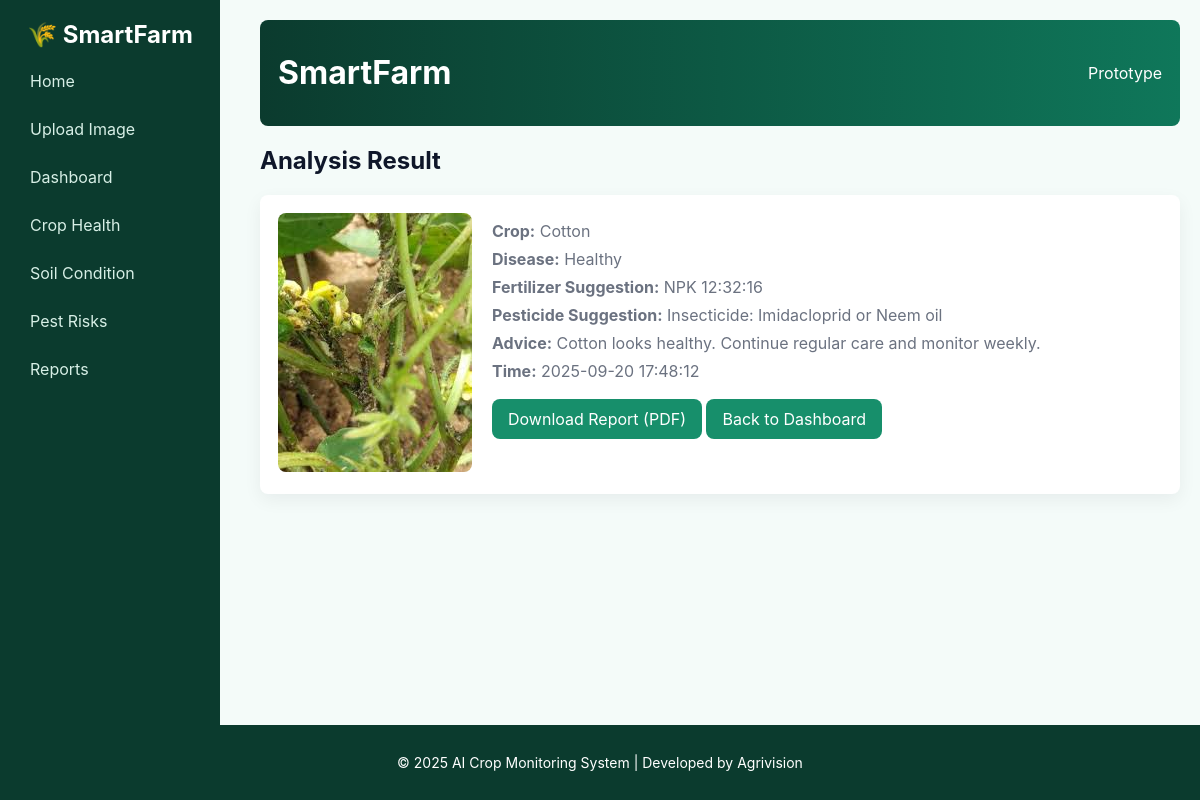
The page /result/1 on the database its author committed.
### tables this page shows
CREATE TABLE uploads (
                id INTEGER PRIMARY KEY AUTOINCREMENT,
                filename TEXT,
                crop_pred TEXT,
                disease_pred TEXT,
                fertilizer TEXT,
                pesticide TEXT,
                advice TEXT,
                timestamp TEXT
                );

### app.py (the view)
@app.route("/result/<int:id>")
def result(id):
    conn = sqlite3.connect(DB_PATH)
    c = conn.cursor()
    c.execute("SELECT id, filename, crop_pred, disease_pred, fertilizer, pesticide, advice, timestamp FROM uploads WHERE id = ?", (id,))
    row = c.fetchone()
    conn.close()
    if not row:
        return "Result not found", 404
    data = {
        "id": row[0],
        "filename": row[1],
        "crop": row[2],
        "disease": row[3],
        "fertilizer": row[4],
        "pesticide": row[5],
        "advice": row[6],
        "timestamp": row[7]
    }
    return render_template("result.html", data=data)

### templates/result.html
{% extends "base.html" %}
{% block content %}
<h2>Analysis Result</h2>
<div class="result-card">
  <div class="img-col">
    <img src="{{ url_for('uploaded_file', filename=data.filename) }}" alt="uploaded" />
  </div>
  <div class="info-col">
    <p><strong>Crop:</strong> {{ data.crop }}</p>
    <p><strong>Disease:</strong> {{ data.disease }}</p>
    <p><strong>Fertilizer Suggestion:</strong> {{ data.fertilizer }}</p>
    <p><strong>Pesticide Suggestion:</strong> {{ data.pesticide }}</p>
    <p><strong>Advice:</strong> {{ data.advice }}</p>
    <p><strong>Time:</strong> {{ data.timestamp }}</p>
    <a class="btn" href="{{ url_for('download_report', id=data.id) }}">Download Report (PDF)</a>
    <a class="btn" href="{{ url_for('dashboard') }}">Back to Dashboard</a>
  </div>
</div>
{% endblock %}

### static/css/style.css (style rules this page uses)
:root { --bg:#f4fbf9; --accent:#178f6b; --card:#ffffff; --muted:#6b7280; }
* { box-sizing:border-box }
body { margin:0;font-family:Inter,Arial,Helvetica,sans-serif;background:var(--bg);color:#0f172a }
.btn { display:inline-block;background:var(--accent);color:#fff;padding:10px 16px;border-radius:8px;text-decoration:none;margin-top:10px }
.result-card { display:flex;gap:20px;background:var(--card);padding:18px;border-radius:8px;box-shadow:0 6px 18px rgba(15,23,42,0.06) }
.result-card img { max-width:260px;border-radius:8px;object-fit:cover }
.info-col p { margin:8px 0;color:var(--muted) }

### rows shown on the page
uploads: filename (picture), crop "Cotton", disease "Healthy", fertilizer "NPK 12:32:16", pesticide "Insecticide: Imidacloprid or Neem oil", advice "Cotton looks healthy. Continue regular care and monitor weekly.", timestamp "2025-09-20 17:48:12"
